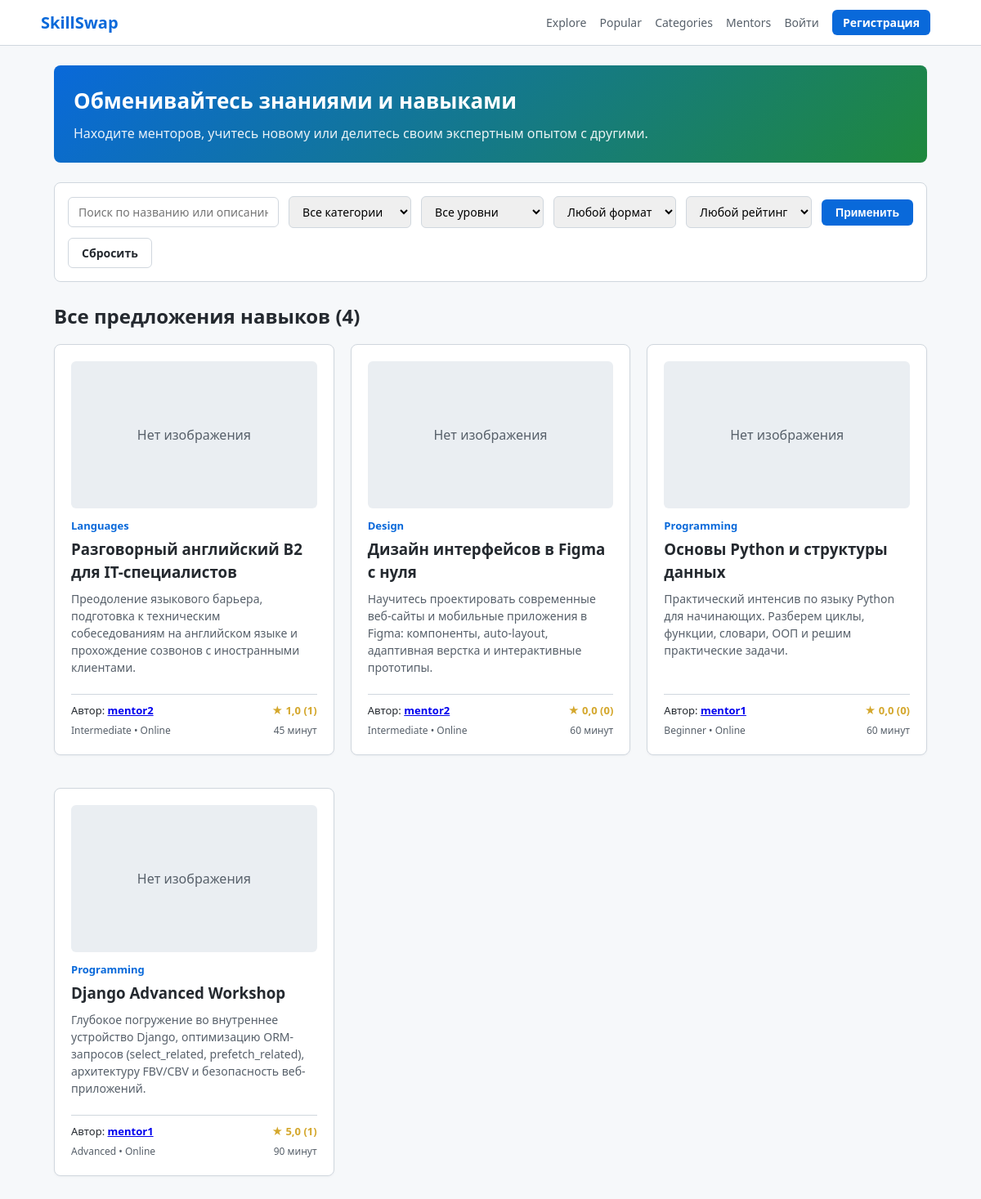
The page / on the database its author committed.
### offers/models.py (models this page shows, shortened)
class SkillOffer(models.Model):
    LEVEL_CHOICES = [
        ("Beginner", "Beginner"),
        ("Intermediate", "Intermediate"),
        ("Advanced", "Advanced"),
    ]
    FORMAT_CHOICES = [
        ("Online", "Online"),
        ("Offline", "Offline"),
    ]
    STATUS_CHOICES = [
        ("draft", "Draft"),
        ("pending", "Pending"),
        ("published", "Published"),
        ("rejected", "Rejected"),
    ]
    title = models.CharField(max_length=200)
    description = models.TextField()
    image = models.ImageField(upload_to="offers/", null=True, blank=True)
    category = models.ForeignKey(
        Category, on_delete=models.CASCADE, related_name="offers"
    )
    level = models.CharField(max_length=20, choices=LEVEL_CHOICES, default="Beginner")
    format = models.CharField(max_length=20, choices=FORMAT_CHOICES, default="Online")
    duration = models.CharField(max_length=50, default="60 минут")
    author = models.ForeignKey(
        settings.AUTH_USER_MODEL, on_delete=models.CASCADE, related_name="offers"
    )
    created_at = models.DateTimeField(auto_now_add=True)
    status = models.CharField(max_length=20, choices=STATUS_CHOICES, default="pending")
    class Meta:
        ordering = ["-created_at"]
    @property
    def average_rating(self) -> float:
        reviews = self.reviews.all()
        if not reviews.exists():
            return 0.0
        avg = reviews.aggregate(models.Avg("rating"))["rating__avg"]
        return round(avg, 1) if avg else 0.0
    @property
    def reviews_count(self) -> int:
        return self.reviews.count()

class Category(models.Model):
    name = models.CharField(max_length=100, unique=True)
    slug = models.SlugField(max_length=100, unique=True, blank=True)
    class Meta:
        ordering = ["name"]
        verbose_name_plural = "Categories"

### accounts/models.py (models this page shows, shortened)
class User(AbstractUser):
    ROLE_CHOICES = [
        ("superadmin", "Супер админ"),
        ("admin", "Админ"),
        ("user", "Юзер"),
    ]
    role = models.CharField(max_length=20, choices=ROLE_CHOICES, default="user")
    is_banned = models.BooleanField(default=False)
    avatar = models.ImageField(upload_to="avatars/", null=True, blank=True)
    bio = models.TextField(blank=True, default="")

### offers/views.py (the view)
# urls.py: path("", views.explore, name="explore"),
def explore(request: HttpRequest) -> HttpResponse:
    offers = (
        SkillOffer.objects.filter(status="published")
        .select_related("category", "author")
        .prefetch_related("reviews")
        .all()
    )
    q = request.GET.get("q", "").strip()
    category_slug = request.GET.get("category", "").strip()
    level = request.GET.get("level", "").strip()
    fmt = request.GET.get("format", "").strip()
    min_rating = request.GET.get("min_rating", "").strip()
    if q:
        offers = offers.filter(
            Q(title__icontains=q) | Q(description__icontains=q)
        )
    if category_slug:
        offers = offers.filter(category__slug=category_slug)
    if level:
        offers = offers.filter(level=level)
    if fmt:
        offers = offers.filter(format=fmt)
    offers_list = list(offers)
    if min_rating:
        try:
            rating_val = float(min_rating)
            offers_list = [o for o in offers_list if o.average_rating >= rating_val]
        except ValueError:
            pass
    categories = Category.objects.all()
    context = {
        "offers": offers_list,
        "categories": categories,
        "q": q,
        "selected_category": category_slug,
        "selected_level": level,
        "selected_format": fmt,
        "selected_min_rating": min_rating,
        "title": "Explore Skills",
    }
    return render(request, "offers/explore.html", context)

### templates/offers/explore.html (shortened to what this page needs)
{% extends "base.html" %}
{% block content %}
<div class="banner">
    <h1>Обменивайтесь знаниями и навыками</h1>
    <p>Находите менторов, учитесь новому или делитесь своим экспертным опытом с другими.</p>
</div>
<form method="get" class="filter-bar">
    <input type="text" name="q" value="{{ q }}" placeholder="Поиск по названию или описанию..." style="flex: 1;">
    <select name="category">
        <option value="">Все категории</option>
    </select>
    <select name="level">
        <option value="">Все уровни</option>
    </select>
    <select name="format">
        <option value="">Любой формат</option>
    </select>
    <select name="min_rating">
        <option value="">Любой рейтинг</option>
    </select>
    <button type="submit" class="btn btn-primary">Применить</button>
    <a href="{% url 'offers:explore' %}" class="btn btn-outline">Сбросить</a>
</form>
<h2>Все предложения навыков ({{ offers|length }})</h2>
{% if offers %}
    <div class="grid" style="margin-top: 16px;">
        {% for offer in offers %}
            <div class="card" style="display: flex; flex-direction: column; justify-content: space-between;">
                <div>
                    {% if offer.image %}
                        <img src="{{ offer.image.url }}" alt="{{ offer.title }}" class="offer-img">
                    {% else %}
                        <div class="offer-img" style="display: flex; align-items: center; justify-content: center; color: #57606a;">
                            Нет изображения
                        </div>
                    {% endif %}
                    <div style="font-size: 13px; color: #0969da; font-weight: 600; margin-bottom: 4px;">
                        {{ offer.category.name }}
                    </div>
                    <h3 style="margin-bottom: 8px;">
                        <a href="{% url 'offers:offer_detail' offer_id=offer.id %}" style="color: inherit; text-decoration: none;">
                            {{ offer.title }}
                        </a>
                    </h3>
                    <p style="font-size: 14px; color: #57606a; margin-bottom: 12px;">
                        {{ offer.description|truncatewords:20 }}
                    </p>
                </div>
                <div style="border-top: 1px solid #d0d7de; padding-top: 10px; margin-top: 10px;">
                    <div style="display: flex; justify-content: space-between; font-size: 13px; margin-bottom: 6px;">
                        <span>Автор: <a href="{% url 'accounts:profile' username=offer.author.username %}"><strong>{{ offer.author.username }}</strong></a></span>
                        <span style="color: #d4a72c; font-weight: bold;">★ {{ offer.average_rating }} ({{ offer.reviews_count }})</span>
                    </div>
                    <div style="display: flex; justify-content: space-between; font-size: 12px; color: #57606a;">
                        <span>{{ offer.level }} • {{ offer.format }}</span>
                        <span>{{ offer.duration }}</span>
                    </div>
                </div>
            </div>
        {% endfor %}
    </div>
{% else %}
    <div class="card" style="text-align: center; padding: 40px; margin-top: 20px;">
        <p style="color: #57606a; font-size: 16px;">По вашему запросу предложений не найдено.</p>
    </div>
{% endif %}
{% endblock %}

### templates/base.html (shortened to what this page needs)
{% load static %}
<!DOCTYPE html>
<html lang="ru">
<head>
    <link rel="stylesheet" href="{% static 'style.css' %}">
</head>
<body>
    {% include "_header.html" %}
    <div class="container">
        {% block content %}{% endblock %}
    </div>
</body>
</html>

### templates/_header.html
{% load static %}
<header>
    <div class="nav-container">
        <a href="{% url 'offers:explore' %}" class="brand">SkillSwap</a>
        <nav>
            <a href="{% url 'offers:explore' %}">Explore</a>
            <a href="{% url 'offers:popular' %}">Popular</a>
            <a href="{% url 'offers:categories_list' %}">Categories</a>
            <a href="{% url 'offers:mentors_list' %}">Mentors</a>
            {% if user.is_authenticated %}
                <a href="{% url 'offers:favorites_list' %}">Favorites</a>
                <a href="{% url 'offers:my_offers' %}">My Offers</a>
                <a href="{% url 'offers:my_requests' %}">My Requests</a>
                <a href="{% url 'offers:offer_create' %}">+ Предложить навык</a>
                {% if user.is_any_admin %}
                    <a href="{% url 'offers:moderation_list' %}">Модерация</a>
                    <a href="{% url 'accounts:users_manage' %}">Пользователи</a>
                {% endif %}
                {% if user.is_super_admin %}
                    <a href="{% url 'offers:categories_manage' %}">Категории</a>
                {% endif %}
                <a href="{% url 'accounts:profile' username=user.username %}">
                    <strong>{{ user.username }}</strong>
                </a>
                <a href="{% url 'accounts:logout' %}">Выйти</a>
            {% else %}
                <a href="{% url 'accounts:login' %}">Войти</a>
                <a href="{% url 'accounts:register' %}" class="btn btn-primary" style="padding: 4px 12px; color: white;">Регистрация</a>
            {% endif %}
        </nav>
    </div>
</header>

### static/style.css (style rules this page uses)
* { box-sizing: border-box; margin: 0; padding: 0; }
body { font-family: system-ui, -apple-system, "Segoe UI", Roboto, sans-serif; color: #24292f; background-color: #f6f8fa; line-height: 1.5; padding-bottom: 50px; }
header { background-color: #ffffff; border-bottom: 1px solid #d0d7de; padding: 12px 24px; margin-bottom: 24px; }
.nav-container { max-width: 1100px; margin: 0 auto; display: flex; justify-content: space-between; align-items: center; flex-wrap: wrap; gap: 12px; }
.brand { font-size: 20px; font-weight: 700; color: #0969da; text-decoration: none; }
nav a { color: #57606a; text-decoration: none; font-size: 14px; font-weight: 500; margin-right: 12px; }
.container { max-width: 1100px; margin: 0 auto; padding: 0 16px; }
.card { background-color: #ffffff; border: 1px solid #d0d7de; border-radius: 8px; padding: 20px; margin-bottom: 20px; box-shadow: 0 1px 3px rgba(31,35,40,0.04); }
.grid { display: grid; grid-template-columns: repeat(auto-fill, minmax(300px, 1fr)); gap: 20px; }
.btn { display: inline-block; padding: 7px 16px; font-size: 14px; font-weight: 600; text-align: center; border-radius: 6px; text-decoration: none; cursor: pointer; border: 1px solid transparent; }
.btn-primary { background-color: #0969da; color: #ffffff; }
.btn-outline { background-color: transparent; color: #24292f; border: 1px solid #d0d7de; }
input[type="text"], input[type="email"], input[type="password"], select, textarea { width: 100%; padding: 8px 12px; font-size: 14px; border: 1px solid #d0d7de; border-radius: 6px; margin-top: 4px; margin-bottom: 12px; font-family: inherit; }
.offer-img { width: 100%; height: 180px; object-fit: cover; border-radius: 6px; margin-bottom: 12px; background-color: #eaeef2; }
.banner { background: linear-gradient(135deg, #0969da 0%, #1f883d 100%); color: white; padding: 24px; border-radius: 8px; margin-bottom: 24px; }
.banner h1 { font-size: 26px; margin-bottom: 8px; }
.banner p { opacity: 0.9; }
.filter-bar { display: flex; gap: 12px; flex-wrap: wrap; align-items: center; background: white; padding: 16px; border-radius: 8px; border: 1px solid #d0d7de; margin-bottom: 24px; }
.filter-bar input, .filter-bar select { margin: 0; width: auto; min-width: 150px; }

### rows shown on the page
SkillOffer: image "Нет изображения", category.name "Languages", title "Разговорный английский B2 для IT-специалистов", description "Преодоление языкового барьера, подготовка к техническим собеседованиям на английском языке и прохождение созвонов с иностранными клиентами.", author.username "mentor2", average_rating "1,0", reviews_count "1", level "Intermediate", format "Online", duration "45 минут"
SkillOffer: image "Нет изображения", category.name "Design", title "Дизайн интерфейсов в Figma с нуля", description "Научитесь проектировать современные веб-сайты и мобильные приложения в Figma: компоненты, auto-layout, адаптивная верстка и интерактивные прототипы.", author.username "mentor2", average_rating "0,0", reviews_count "0", level "Intermediate", format "Online", duration "60 минут"
SkillOffer: image "Нет изображения", category.name "Programming", title "Основы Python и структуры данных", description "Практический интенсив по языку Python для начинающих. Разберем циклы, функции, словари, ООП и решим практические задачи.", author.username "mentor1", average_rating "0,0", reviews_count "0", level "Beginner", format "Online", duration "60 минут"
SkillOffer: image "Нет изображения", category.name "Programming", title "Django Advanced Workshop", description "Глубокое погружение во внутреннее устройство Django, оптимизацию ORM-запросов (select_related, prefetch_related), архитектуру FBV/CBV и безопасность веб-приложений.", author.username "mentor1", average_rating "5,0", reviews_count "1", level "Advanced", format "Online", duration "90 минут"

### other values the page prints
{{ offers|length }} "4"
